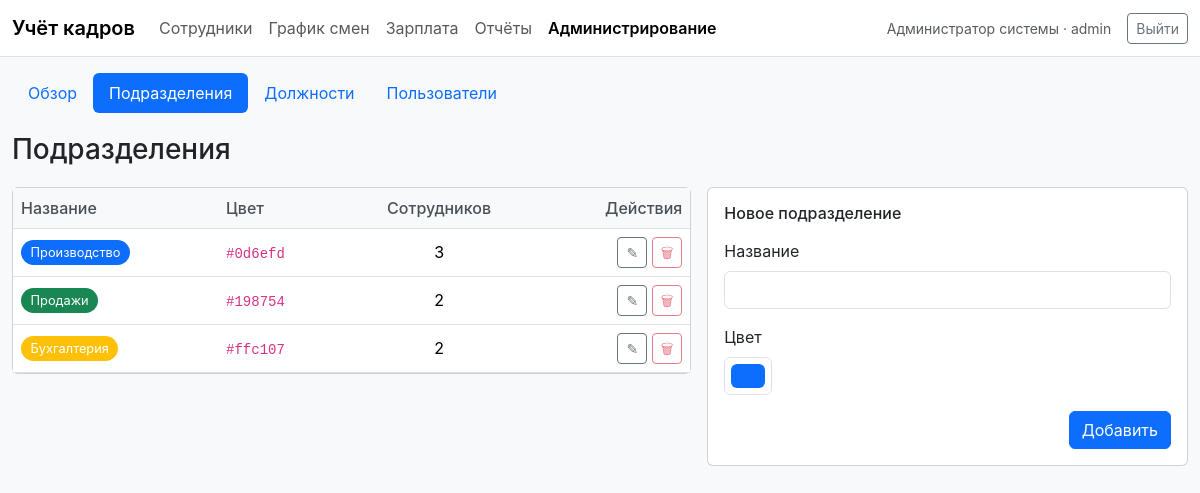
Page /pages/departments.php (signed in) on the committed database.
### tables this page shows
CREATE TABLE departments (
    id         INT AUTO_INCREMENT PRIMARY KEY,
    name       VARCHAR(100) NOT NULL UNIQUE,
    color      VARCHAR(20)  NOT NULL DEFAULT '#0d6efd',
    created_at TIMESTAMP    DEFAULT CURRENT_TIMESTAMP
);

### includes/db.php (called while the page is built, shortened)
<?php
function db(): PDO {
    $cfg = require __DIR__ . '/config.php';
    $c = $cfg['db'];
    $dsn = "mysql:host={$c['host']};port={$c['port']};dbname={$c['name']};charset={$c['charset']}";
    $pdo = new PDO($dsn, $c['user'], $c['password'], [
        PDO::ATTR_ERRMODE            => PDO::ERRMODE_EXCEPTION,
        PDO::ATTR_DEFAULT_FETCH_MODE => PDO::FETCH_ASSOC,
        PDO::ATTR_EMULATE_PREPARES   => false,
    ]);
    return $pdo;
}

### pages/departments.php (the view, shortened to what this page needs)
<?php
require_once __DIR__ . '/../includes/layout.php';
$edit_id = (int)($_GET['id'] ?? 0);
$form = ['id' => 0, 'name' => '', 'color' => '#0d6efd'];
$departments = db()->query("
    SELECT d.*, (SELECT COUNT(*) FROM employees e WHERE e.department_id = d.id) AS emp_count
    FROM departments d ORDER BY d.id
")->fetchAll();
?>
<div class="container-xxl">
  <h1 class="page-title h3">Подразделения</h1>
  <div class="row g-3">
    <div class="col-md-7">
      <div class="card">
        <div class="card-body p-0">
          <table class="table mb-0 align-middle">
            <thead>
              <tr><th>Название</th><th>Цвет</th><th class="text-center">Сотрудников</th><th class="text-end">Действия</th></tr>
            </thead>
            <tbody>
              <?php foreach ($departments as $d): ?>
              <tr>
                <td>
                  <span class="badge-dept" style="background-color: <?= h($d['color']) ?>"><?= h($d['name']) ?></span>
                </td>
                <td><code><?= h($d['color']) ?></code></td>
                <td class="text-center"><?= (int)$d['emp_count'] ?></td>
                <td class="text-end">
                  <a class="btn btn-sm btn-outline-secondary" href="?id=<?= (int)$d['id'] ?>">✎</a>
                  <form action="/personnel_system/api/department_delete.php" method="post" class="d-inline" onsubmit="return confirm('Удалить подразделение?');">
                    <button type="submit" class="btn btn-sm btn-outline-danger" <?= (int)$d['emp_count'] > 0 ? 'disabled title="Есть закреплённые сотрудники"' : 'title="Удалить"' ?>>🗑</button>
                  </form>
                </td>
              </tr>
              <?php endforeach; ?>
            </tbody>
          </table>
        </div>
      </div>
    </div>
    <div class="col-md-5">
      <div class="card">
        <div class="card-body">
          <h5 class="card-title h6 mb-3"><?= $edit_id > 0 ? 'Изменение подразделения' : 'Новое подразделение' ?></h5>
          <form method="post">
            <div class="mb-3">
              <label class="form-label">Название</label>
              <input type="text" name="name" value="<?= h($form['name']) ?>" class="form-control" required>
            </div>
            <div class="mb-3">
              <label class="form-label">Цвет</label>
              <input type="color" name="color" value="<?= h($form['color']) ?>" class="form-control form-control-color">
            </div>
            <div class="d-flex justify-content-between">
              <button type="submit" class="btn btn-primary"><?= $edit_id > 0 ? 'Сохранить' : 'Добавить' ?></button>
            </div>
          </form>
        </div>
      </div>
    </div>
  </div>
</div>

### assets/css/style.css (style rules this page uses)
body { font-family: -apple-system, BlinkMacSystemFont, "Segoe UI", Roboto, "Helvetica Neue", Arial, sans-serif; }
.container-xxl { max-width: 1320px; }
.page-title { margin: 1.25rem 0 1.25rem; }
.badge-dept { display: inline-block; padding: 0.2rem 0.6rem; border-radius: 1rem; font-size: 0.8rem; color: #fff; }
.table thead th { background: #f8f9fa; border-bottom: 1px solid #dee2e6; font-weight: 500; color: #495057; }
.btn-primary { background-color: #0d6efd; }

### rows in the picture
departments: name "Производство", color "#0d6efd", emp_count "3"
departments: name "Продажи", color "#198754", emp_count "2"
departments: name "Бухгалтерия", color "#ffc107", emp_count "2"

### other values in the picture
$it['label'] "Сотрудники"
$it['label'] "График смен"
$it['label'] "Зарплата"
$it['label'] "Отчёты"
$it['label'] "Администрирование"
$u['full_name'] "Администратор системы"
$u['role'] "admin"
$it['label'] "Обзор"
$it['label'] "Подразделения"
$it['label'] "Должности"
$it['label'] "Пользователи"
